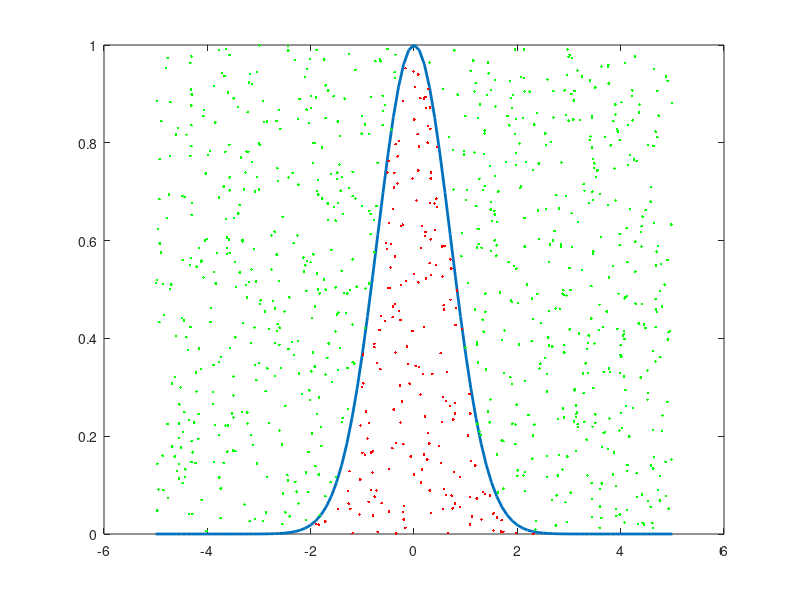

Here is the MATLAB script that generated this plot:
%% Monte Carlo integration
% Probably the most common numerical integration technique in our area is a
% little bit strange.  It turns out that often you can approximate
% integrals by using random number generation.  
%%
% Let's return to the curve we started with: $y = e^{-x^2}$.  For this
% method, we are going to draw a box around the curve, completely capturing
% in.  The box we'll call the *envelope* and since it is rectangular, the
% area is easy to calculate.  Then we are going to randomly select points
% inside the envelope and count how often they are under the curve.  Since
% the probability of being under the curve must be proportional to the area
% under the curve, we can now calculate what the area under the curve is,
% relative to the area of the envelope.  An example!

%% Monte Carlo Example
% Make an anonymous function for the curve and plot it
fcn = @(x) exp(-x.^2);

xax = linspace(-5, 5, 101);

plot(xax, fcn(xax), 'linewidth', 2)

%% Define the envelope
width  = 10;
height =  1;
e_area = (width * height);

%% Generate a bunch of random points in the envelope
N    = 1e3;

rx = ( rand(N, 1) - 0.5 )  *  width;
ry = ( rand(N, 1)       )  *  height;

%% Count which points are in the area of interest
in = ry < fcn(rx);

M = mean(in) * e_area

%% Display the points in the figure
lops = {'marker', '.', 'linestyle', 'none'};
line(rx(~in), ry(~in), 'color', 'g', lops{:})
line(rx( in), ry( in), 'color', 'r', lops{:})


%% Back to the expected value
% In many of the same cases as Gaussian quadrature, we can use a Monte
% Carlo method to approximate an integral, by randomly sampling from the
% factored distribution and computing the function on those samples:
%%
% $$E(f(x)) = \int_{-\infty}^{+\infty}f(x)p(x)dx$$
%%
% $$E(f(x)) \approx \frac{1}{n}\sum_{k=0}^n f(x_k) \quad \mbox{with} \quad x_k \sim N(\mu,\sigma^2)$
%%
% Let's see this at work for $f(x) = x^4$:

fcn = @(x) x.^4 ;

%%
% Let's also set the parameters of the $x$ distribution:
mu = 1;
si = 1;

N = 1e6;

x = randn(N,1)*si+mu;
mean(fcn(x))

%% Y tho?
% These Monte Carlo methods clearly take so much more computing power.  Why
% do we use them?  The answer is simple.  MC methods are easy to implement
% and widely applicable.  You don't have to think about them too much.